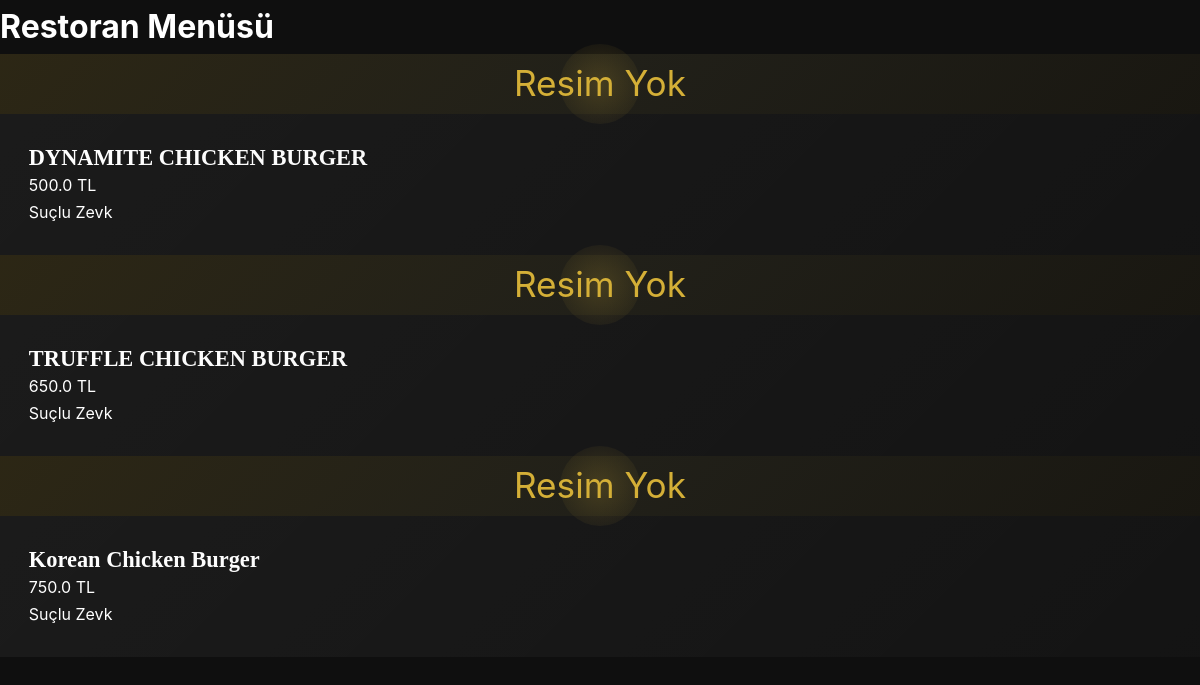
Before: /menu with the older database file.
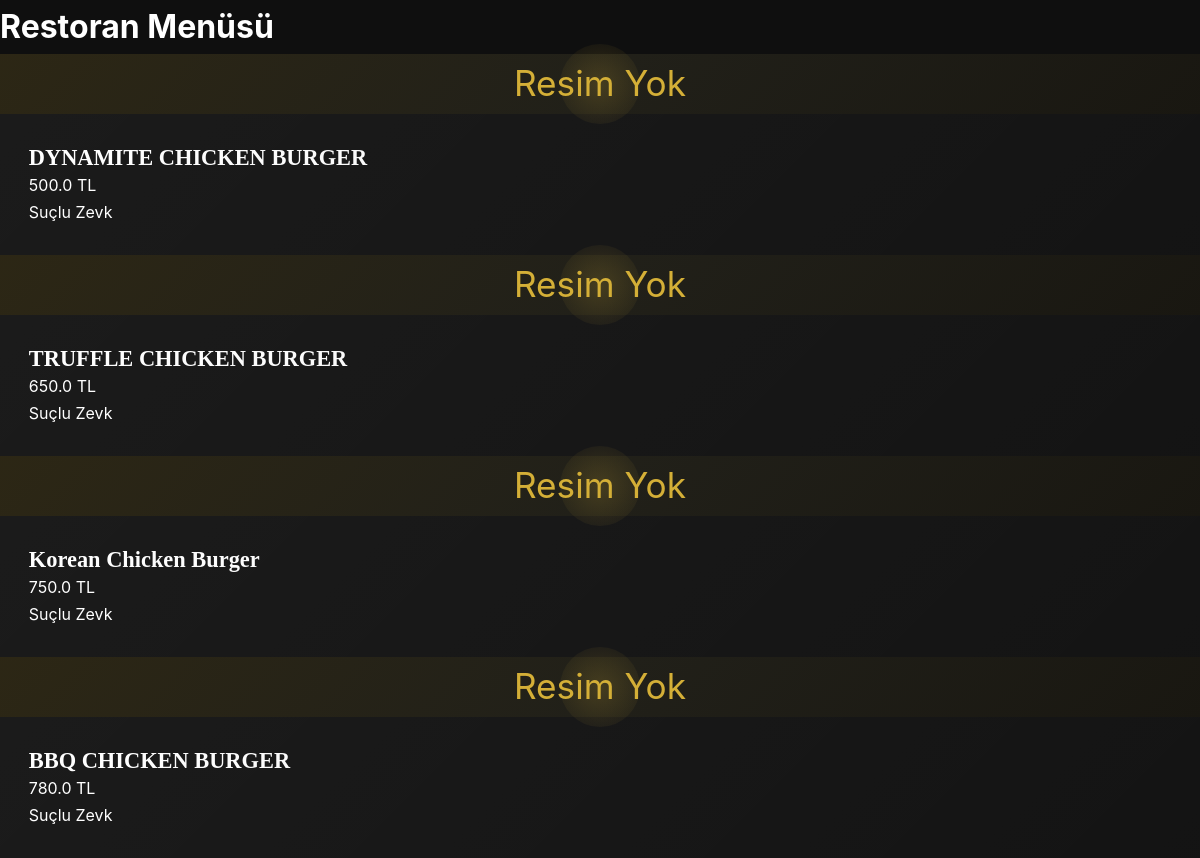
After: the same page with the newer database file.
### tables this page shows
CREATE TABLE menu_items (
            id INTEGER PRIMARY KEY AUTOINCREMENT,
            isim TEXT NOT NULL,
            aciklama TEXT,
            fiyat REAL NOT NULL,
            kategori TEXT,
            resim TEXT
        );

### app.py (the view)
@app.route("/menu")
def menu():
    menuler = get_menu_items()
    return render_template("menu.html", menuler=menuler)

### app.py (called while the page is built)
def get_db_connection():
    conn = sqlite3.connect('menu.db')
    conn.row_factory = sqlite3.Row
    return conn

def get_menu_items():
    conn = get_db_connection()
    cursor = conn.cursor()
    cursor.execute("SELECT id, isim, aciklama, fiyat, kategori, resim FROM menu_items")
    rows = cursor.fetchall()
    conn.close()
    menu_list = []
    for row in rows:
        menu_list.append({
            'id': row[0],
            'isim': row[1],
            'aciklama': row[2],
            'fiyat': row[3],
            'kategori': row[4],
            'resim': row[5]
        })
    return menu_list

### templates/menu.html (shortened to what this page needs)
<!DOCTYPE html>
<html lang="tr">
<head>
  <link rel="stylesheet" href="{{ url_for('static', filename='style.css') }}">
</head>
<body>
  <h1>Restoran Menüsü</h1>
  <div class="menu">
    {% for urun in menuler %}
      <div class="dish">
        {% if urun.resim and urun.resim.data %}
          {% for image in urun.resim.data %}
            <img src="{{ url_for('static', filename=image.attributes.name) }}"
                 alt="{{ urun.isim }}"
                 class="dish-image">
          {% endfor %}
        {% else %}
          <div class="no-image">Resim Yok</div>
        {% endif %}
        <div class="dish-content">
          <div class="dish-name">{{ urun.isim }}</div>
          <div class="price">{{ urun.fiyat }} TL</div>
          <div class="category">{{ urun.kategori }}</div>
        </div>
      </div>
    {% endfor %}
  </div>
</body>
</html>

Changed rows visible on the page:
added menu_items: shows "Resim Yok", isim "BBQ CHICKEN BURGER", fiyat "780.0", kategori "Suçlu Zevk"
